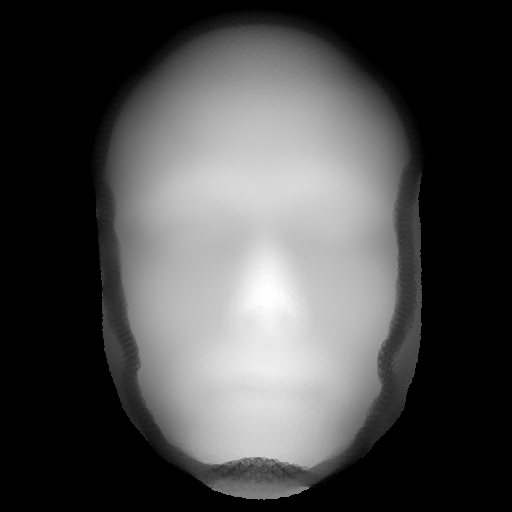
%> input picture heightfield2RDS/depth_maps/HB_face.srf_smoothed_low_res.png, 512 x 512 px
$ octave generateRDS.m   (GNU Octave 9; MATLAB toolbox functions it lacks are replaced by stand-ins)
%> lines starting %> are read from the running program, lines starting %| are printed output that depends on the picture
### heightfield2RDS/Common/InitializeRandomSeed.m
function cseed=InitializeRandomSeed

% Initializes MATLAB internal state of a random seed.
% function InitializeRandomSeed
%
% This function initializes MATLAB internal state of random seed
%
% [no input]
%
% [output]
% cseed  : struct, the current rand settings & seed
%
% Created : Jan 29 2010 Hiroshi Ban
% Last Update: "2013-11-22 23:18:35 ban (ban.hiroshi@gmail.com)"

if ~exist('RandStream','file')

  % run old method
  rand('twister',sum(100*clock)); %#ok
  cseed='';

else

  % new method
  cseed = RandStream.create('mt19937ar','seed',sum(100*clock));

  % after MATLAB R2013
  if ismethod('RandStream','setGlobalStream')
    RandStream.setGlobalStream(cseed);
  else
    RandStream.setDefaultStream(cseed);
  end

end

### heightfield2RDS/generateRDS.m
% generateRDS.m
%
% a simple script to generate a Red-Green/Red-Cyan/Left_right_eye-separated
% Random-Dot-Stereogram (RDS) image from an input height map
%
%
% Created    : "2010-12-03 11:50:05 banh"
% Last Update: "2021-06-18 15:39:52 ban"

%% add path to the subfunctions

addpath(fullfile(pwd,'Common'));


%% Initialize a random seed

InitializeRandomSeed();


%% some constant parameters to generate RDS image

imgfile=fullfile(pwd,'depth_maps','HB_face.srf_smoothed_low_res.png'); % a height (=depth) field map

imsize=[700,700];      % the whole image size to be generated, [row,col]
ipd=6.4;               % inter-pupils distance in centimeter
vdist=65;              % viewing distance in centimeter
pix_per_cm_x=27;       % pixels per centimeter along x-axis (horizontal)
pix_per_cm_y=27;       % pixels per centimeter along y-axis (vertical)
dotDens=7;             % dot density, larger is denser
dotRadius=[0.08,0.08]; % dot radius in deg
colors=[0,255,128];    % dot and background colors in gray-scale, [dot_1, dot_2, background]
oversampling_ratio=3;  % ratio of the image oversampling

% image height (depth magnitude) adjusting parameter
img_height_adj_flg=0;  % 0 or 1. whether adjusting image height. if 0, the height (depth) map is adjusted to be 'max_height' defined below
max_height=20;         % max height of the image in cm, used when the input image is adjusted its size later

% image format, 'redgreen', 'redcyan', or 'separated'
img_mode='separated';%'redcyan';

% noise parameters
% 1. noise_mode   : 'acor' (= anti-correlated noises) or 'snr' (= adding normally distributed depth noises)
% 2. noise_ratio  : used for both anti-correlated and SNR RDS images, percentage of noise dots, 0-100%.
% 3. noise_mean   : only used for SNR noise RDS images, mean of the noise in centimeter.
% 4. noise_sd     : only used for SNR noise RDS images, SD of the noise in centimeter.
% 5. noise_adding_method : how to put noises, 'add' or 'replace'.
%                   'add' adds noises on the baseline depths (e.g. face surface),
%                   while 'replace' replaces the baseline depths with the noise depths.

noise_mode='snr';
noise_ratio=0;
noise_mean=0;
noise_sd=2;
noise_adding_method='replace';


%% image adjustment

% load image & subtract mean as to the flat plane becomes 0 height
img=imread(imgfile);
%> img is the input picture: size 512x512 uint8; min 0, max 255, mean 74.5
if numel(size(img))==3, img=double(rgb2gray(img)); end

% resize image
img_field=zeros(imsize);
img_field(size(img_field,1)/2-size(img,1)/2+1:size(img_field,1)/2+size(img,1)/2,...
          size(img_field,2)/2-size(img,2)/2+1:size(img_field,2)/2+size(img,2)/2)=img;
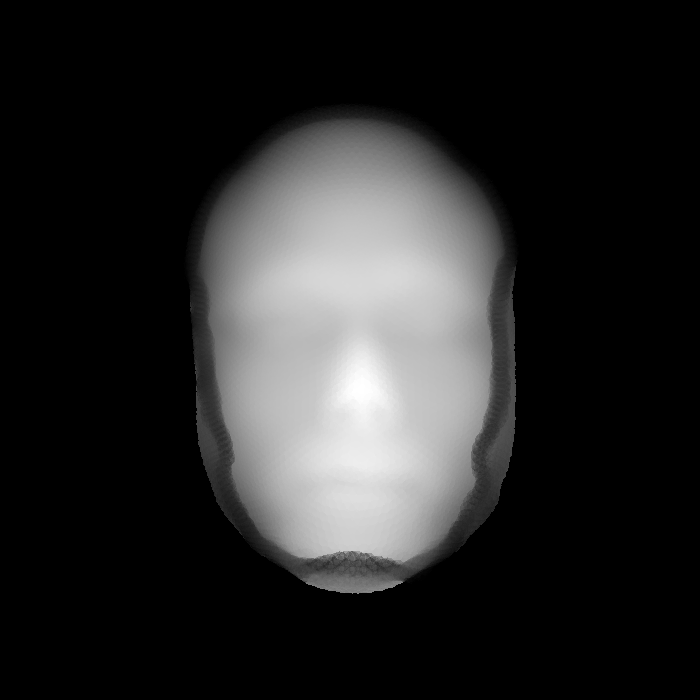
%> img_field: size 700x700 double; min 0, max 255, mean 39.9

% image height adjusting
if img_height_adj_flg~=0
  img_field=(img_field-min(img_field(:)))./(max(img_field(:))-min(img_field(:))); % normalizing 0.0-1.0
  img_field=max_height*img_field;
else
  img_field=img_field./10; % just devide by 10. specific to the face images sent from my collaborator.
end

% here, finally multiplying -1 is required as near(closer) = negative value
% in stereo computation, while brighter (positive) is higher in the image.
img_field=-1*img_field;
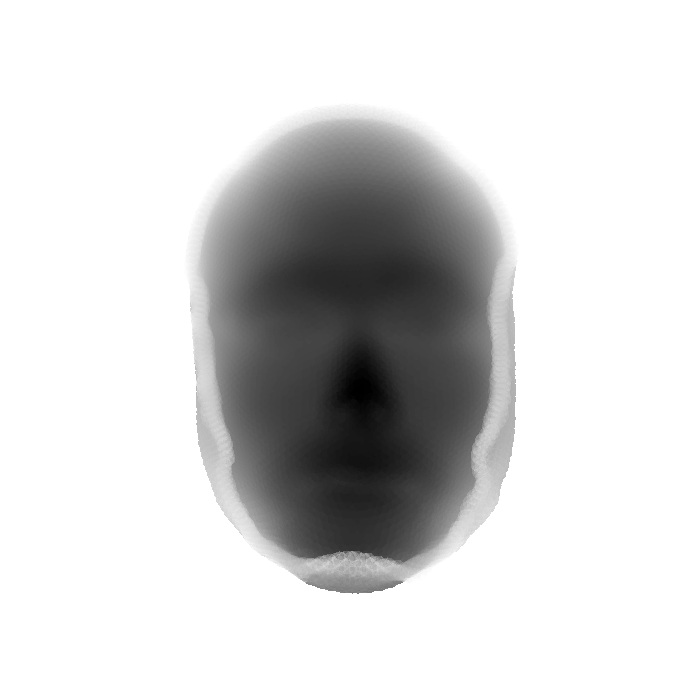
%> img_field: size 700x700 double; min -25.5, max 0, mean -3.99; drawn with min black and max white

%% adjust parameters for oversampling

if oversampling_ratio~=1
  img_field=imresize(img_field,oversampling_ratio,'bilinear');
%> img_field: size 2100x2100 double
  dotDens=dotDens/(oversampling_ratio^2);
  %dotRadius=dotRadius.*oversampling_ratio;
  ipd=ipd*oversampling_ratio;
  vdist=vdist*oversampling_ratio;
  pix_per_cm_x=pix_per_cm_x*oversampling_ratio;
  pix_per_cm_y=pix_per_cm_y*oversampling_ratio;
end


%% fast RDS

% generate ovals to be used in RDS
dotSize=round(dotRadius.*[pix_per_cm_y,pix_per_cm_x]*2); % radius(cm) --> diameter(pix)
%> (the run ends here)
